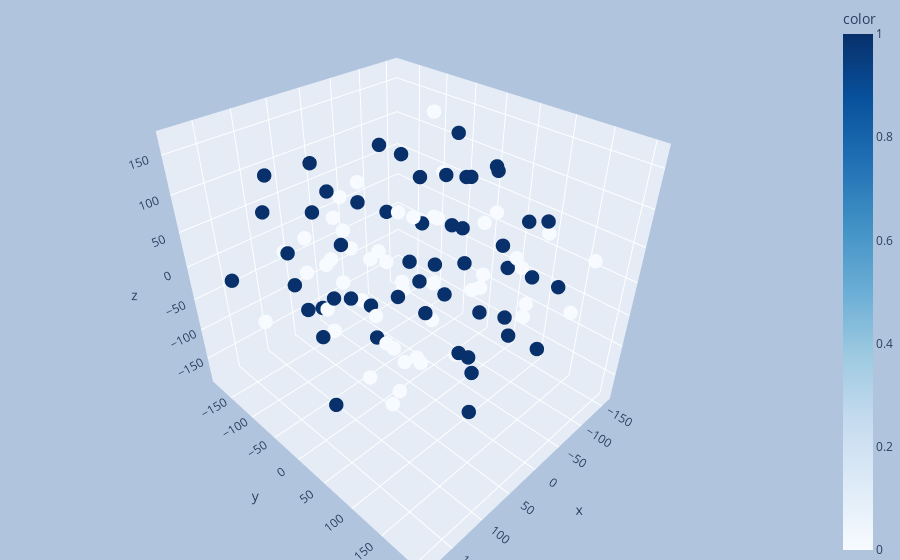

The notebook cell this image was saved under:
### Code cell
data = pX
color = pY
draw_tsne(n_components=3, size = 5, title='TSNE Transformation of Patients')
